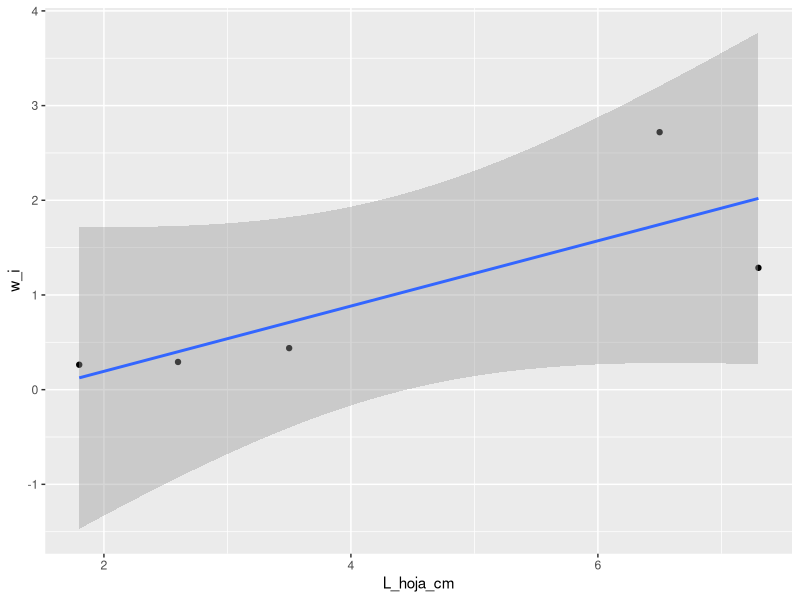

Write R code to recreate this figure.
## ---- chunk 1
knitr::opts_chunk$set(echo = TRUE)
## ---- chunk 2
library(tidyverse)
## ---- chunk 3
Data_L_hoja=tribble(
  ~Ind, ~Num_Infl, ~L_hoja_cm,
  1, 44, 7.3,
  2, 93, 6.5,
  3, 15, 3.5,
  4, 10, 2.6,
  5, 9, 1.8
  
  
)

Data_L_hoja
## ---- chunk 4
w_i=Data_L_hoja$Num_Infl/mean(Data_L_hoja$Num_Infl)
w_i
## ---- chunk 5
Data_L_hoja=Data_L_hoja %>% 
  mutate(w_i=Data_L_hoja$Num_Infl/mean(Data_L_hoja$Num_Infl))
## ---- chunk 6
ggplot(Data_L_hoja, aes(L_hoja_cm, w_i ))+
  geom_point()+
  geom_smooth(method=lm)
## ---- chunk 7
#Data_L_hoja

model1=lm(w_i~L_hoja_cm, data=Data_L_hoja)

summary(model1)
